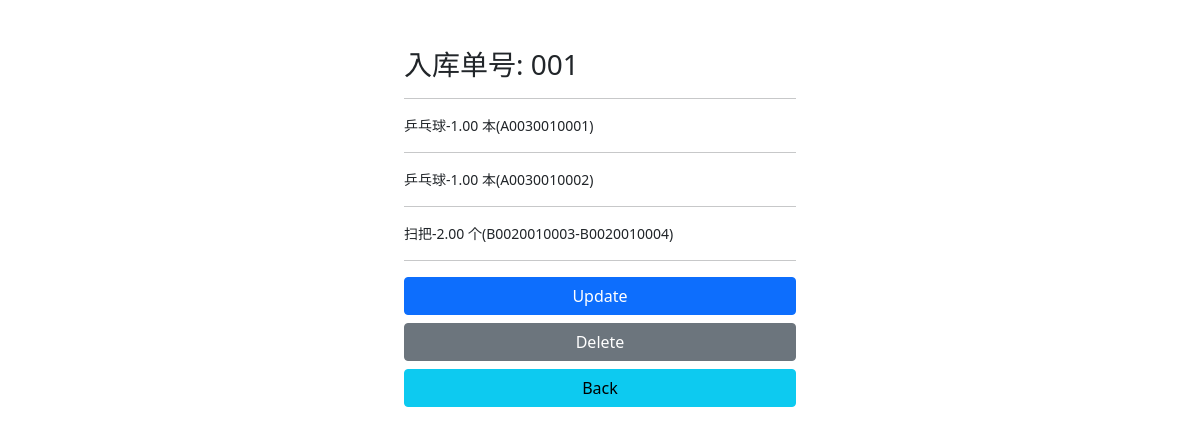
Page /stock/in/25/ on the committed database.
### stockin/models.py (models this page shows, shortened)
class StockinBasic(models.Model):
    code = models.CharField(unique=True, max_length=12)
    create_date = models.TimeField(auto_now_add=True)
    operator = models.ForeignKey(settings.AUTH_USER_MODEL, on_delete=models.PROTECT)
    memo = models.TextField(max_length=200)
    def get_update_url(self):
        return reverse("stock:stockin-update", kwargs={"pk": self.id})
    def get_delete_url(self):
        return reverse("stock:stockin-delete", kwargs={"pk": self.id})

class StockinDetail(models.Model):
    basic = models.ForeignKey(StockinBasic, related_name='details', on_delete=models.CASCADE)
    item = models.ForeignKey(ItemInfo, related_name='stockin_details', on_delete=models.PROTECT, null=False, blank=False)
    barcode_count = models.IntegerField()
    amount = models.DecimalField(max_digits=5, decimal_places=2,validators=[])
    price = models.DecimalField(max_digits=8, decimal_places=2)
    def list_barcodes(self):
        if self.barcode_count > 1:
            return '%s-%s' %(self.barcodes.all()[0].code, self.barcodes.all()[self.barcode_count-1].code)
        return self.barcodes.all()[0].code

class Barcode(models.Model):
    stockin_detail = models.ForeignKey(StockinDetail, related_name='barcodes', on_delete=models.CASCADE)
    item = models.ForeignKey(ItemInfo, related_name='barcodes', on_delete=models.PROTECT)
    code = models.CharField(unique=True, max_length=11)
    amount_init = models.DecimalField(max_digits=5, decimal_places=2)
    amount_left = models.DecimalField(max_digits=5, decimal_places=2)

### params/models.py (models this page shows, shortened)
class ItemInfo(models.Model):
    code = models.CharField(unique=True, max_length=7, validators=[ItemCodeReg])
    name = models.CharField(unique=True, max_length=100)
    specification = models.TextField(max_length=500)
    type1 = models.ForeignKey(ItemType, on_delete=models.PROTECT, related_name='parent_type')
    type2 = models.ForeignKey(ItemType, on_delete=models.PROTECT, related_name='child_type')
    unit = models.ForeignKey(Unit, on_delete=models.PROTECT)
    brand = models.CharField(max_length=50)
    price = models.DecimalField(max_digits=8, decimal_places=2)

class Unit(models.Model):
    code = models.CharField(unique=True, max_length=3, validators=[UnitCodeReg])
    name = models.TextField(max_length=10)
    unique_barcode = models.BooleanField(default=False)

### stockin/views.py (the view)
# urls.py: path('in/<int:pk>/', StockinDetailView.as_view(), name='stockin-info'),
class StockinDetailView(DetailView):
    queryset = StockinBasic.objects.all()
    template_name = 'stockin_info.html'

### stockin/templates/stockin_info.html (shortened to what this page needs)
{% extends 'base.html' %}
{% block content %}
    <h3>入库单号: {{ object.code }}</h3>
    <hr>
        {% for detail in object.details.all %}
        <div class="small">{{ detail.item.name }}-{{ detail.amount }} {{ detail.item.unit.name }}({{ detail.list_barcodes }})</div>
        <hr>
        {% endfor %}
    <p>
        <a href="{{ object.get_update_url }}" role="button" class="btn btn-primary w-100 mb-2">Update</a>
        <a href="{{ object.get_delete_url }}" role="button" class="btn btn-secondary w-100 mb-2">Delete</a>
        <a href="{% url 'stock:stockin-list' %}" role="button" class="btn btn-info w-100">Back</a>
    </p>
{% endblock %}

### templates/base.html (shortened to what this page needs)
<!doctype html>
<html lang="en-us">
  <head>
    <link href="https://cdn.jsdelivr.net/npm/bootstrap@5.0.0-beta2/dist/css/bootstrap.min.css" rel="stylesheet">
  </head>
  <body>
    <main>
      <div class="container-fluid">
        <div class="d-flex align-items-center py-5">
          <div class="col-12 col-md-6 col-lg-4 mx-auto">
            {% block content %}
            {% endblock content %}
          </div>
        </div>
      </div>
    </main>
  </body>
</html>

### rows in the picture
StockinBasic: code "001"
StockinDetail: item.name "乒乓球", amount "1.00", item.unit.name "本", list_barcodes "A0030010001"
StockinDetail: item.name "乒乓球", amount "1.00", item.unit.name "本", list_barcodes "A0030010002"
StockinDetail: item.name "扫把", amount "2.00", item.unit.name "个", list_barcodes "B0020010003-B0020010004"
